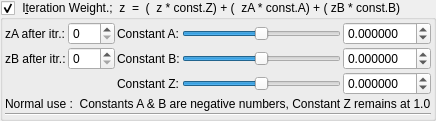
    <widget class="MyGroupBox" name="groupCheck_transf_function_enabled_false">
     <property name="title">
      <string> I&amp;teration Weight.;  z  =  (  z * const.Z) + (  zA * const.A) + ( zB * const.B)</string>
     </property>
     <property name="checkable">
      <bool>true</bool>
     </property>
     <layout class="QVBoxLayout" name="verticalLayout_20" stretch="0,0">
      <property name="spacing">
       <number>2</number>
      </property>
      <property name="leftMargin">
       <number>2</number>
      </property>
      <property name="topMargin">
       <number>2</number>
      </property>
      <property name="rightMargin">
       <number>2</number>
      </property>
      <property name="bottomMargin">
       <number>2</number>
      </property>
      <item>
       <layout class="QGridLayout" name="gridLayout_31">
        <property name="spacing">
         <number>2</number>
        </property>
        <item row="0" column="2">
         <widget class="QLabel" name="label_39">
          <property name="text">
           <string>Constant A:</string>
          </property>
         </widget>
        </item>
        <item row="0" column="0">
         <widget class="QLabel" name="label_76">
          <property name="text">
           <string>zA after itr.:</string>
          </property>
         </widget>
        </item>
        <item row="2" column="2">
         <widget class="QLabel" name="label_63">
          <property name="text">
           <string>Constant Z:</string>
          </property>
         </widget>
        </item>
        <item row="2" column="4">
         <widget class="MyDoubleSpinBox" name="spinbox_transf_scale_1">
          <property name="sizePolicy">
           <sizepolicy hsizetype="Minimum" vsizetype="Maximum">
            <horstretch>0</horstretch>
            <verstretch>0</verstretch>
           </sizepolicy>
          </property>
          <property name="prefix">
           <string/>
          </property>
          <property name="suffix">
           <string/>
          </property>
          <property name="decimals">
           <number>6</number>
          </property>
          <property name="minimum">
           <double>-99.989999999999995</double>
          </property>
          <property name="maximum">
           <double>99.989999999999995</double>
          </property>
          <property name="singleStep">
           <double>0.100000000000000</double>
          </property>
         </widget>
        </item>
        <item row="2" column="3">
         <widget class="QSlider" name="slider_transf_scale_1">
          <property name="sizePolicy">
           <sizepolicy hsizetype="Expanding" vsizetype="Maximum">
            <horstretch>0</horstretch>
            <verstretch>0</verstretch>
           </sizepolicy>
          </property>
          <property name="minimum">
           <number>-5000000</number>
          </property>
          <property name="maximum">
           <number>5000000</number>
          </property>
          <property name="singleStep">
           <number>1</number>
          </property>
          <property name="orientation">
           <enum>Qt::Horizontal</enum>
          </property>
         </widget>
        </item>
        <item row="1" column="3">
         <widget class="QSlider" name="slider_transf_offset_0">
          <property name="sizePolicy">
           <sizepolicy hsizetype="Expanding" vsizetype="Maximum">
            <horstretch>0</horstretch>
            <verstretch>0</verstretch>
           </sizepolicy>
          </property>
          <property name="minimum">
           <number>-5000000</number>
          </property>
          <property name="maximum">
           <number>5000000</number>
          </property>
          <property name="singleStep">
           <number>1</number>
          </property>
          <property name="orientation">
           <enum>Qt::Horizontal</enum>
          </property>
         </widget>
        </item>
        <item row="1" column="2">
         <widget class="QLabel" name="label_43">
          <property name="text">
           <string>Constant B:</string>
          </property>
         </widget>
        </item>
        <item row="1" column="0">
         <widget class="QLabel" name="label_77">
          <property name="text">
           <string>zB after itr.:</string>
          </property>
         </widget>
        </item>
        <item row="1" column="1">
         <widget class="MySpinBox" name="spinboxInt_transf_int_B">
          <property name="sizePolicy">
           <sizepolicy hsizetype="Minimum" vsizetype="Maximum">
            <horstretch>0</horstretch>
            <verstretch>0</verstretch>
           </sizepolicy>
          </property>
          <property name="maximum">
           <number>250</number>
          </property>
         </widget>
        </item>
        <item row="1" column="4">
         <widget class="MyDoubleSpinBox" name="spinbox_transf_offset_0">
          <property name="sizePolicy">
           <sizepolicy hsizetype="Minimum" vsizetype="Maximum">
            <horstretch>0</horstretch>
            <verstretch>0</verstretch>
           </sizepolicy>
          </property>
          <property name="prefix">
           <string/>
          </property>
          <property name="suffix">
           <string/>
          </property>
          <property name="decimals">
           <number>6</number>
          </property>
          <property name="minimum">
           <double>-99.989999999999995</double>
          </property>
          <property name="maximum">
           <double>99.989999999999995</double>
          </property>
          <property name="singleStep">
           <double>0.100000000000000</double>
          </property>
         </widget>
        </item>
        <item row="0" column="4">
         <widget class="MyDoubleSpinBox" name="spinbox_transf_offset">
          <property name="sizePolicy">
           <sizepolicy hsizetype="Minimum" vsizetype="Maximum">
            <horstretch>0</horstretch>
            <verstretch>0</verstretch>
           </sizepolicy>
          </property>
          <property name="prefix">
           <string/>
          </property>
          <property name="suffix">
           <string/>
          </property>
          <property name="decimals">
           <number>6</number>
          </property>
          <property name="minimum">
           <double>-99.989999999999995</double>
          </property>
          <property name="maximum">
           <double>99.989999999999995</double>
          </property>
          <property name="singleStep">
           <double>0.100000000000000</double>
          </property>
         </widget>
        </item>
        <item row="0" column="1">
         <widget class="MySpinBox" name="spinboxInt_transf_int_A">
          <property name="sizePolicy">
           <sizepolicy hsizetype="Minimum" vsizetype="Maximum">
            <horstretch>0</horstretch>
            <verstretch>0</verstretch>
           </sizepolicy>
          </property>
          <property name="minimum">
           <number>0</number>
          </property>
          <property name="maximum">
           <number>250</number>
          </property>
          <property name="value">
           <number>0</number>
          </property>
         </widget>
        </item>
        <item row="3" column="0" colspan="5">
         <widget class="QLabel" name="label">
          <property name="text">
           <string>Normal use :  Constants A &amp; B are negative numbers, Constant Z remains at 1.0</string>
          </property>
         </widget>
        </item>
        <item row="0" column="3">
         <widget class="QSlider" name="slider_transf_offset">
          <property name="sizePolicy">
           <sizepolicy hsizetype="Expanding" vsizetype="Maximum">
            <horstretch>0</horstretch>
            <verstretch>0</verstretch>
           </sizepolicy>
          </property>
          <property name="minimum">
           <number>-5000000</number>
          </property>
          <property name="maximum">
           <number>5000000</number>
          </property>
          <property name="singleStep">
           <number>1</number>
          </property>
          <property name="orientation">
           <enum>Qt::Horizontal</enum>
          </property>
         </widget>
        </item>
       </layout>
      </item>
      <item>
       <widget class="Line" name="line_8">
        <property name="orientation">
         <enum>Qt::Horizontal</enum>
        </property>
       </widget>
      </item>
     </layout>
    </widget>
